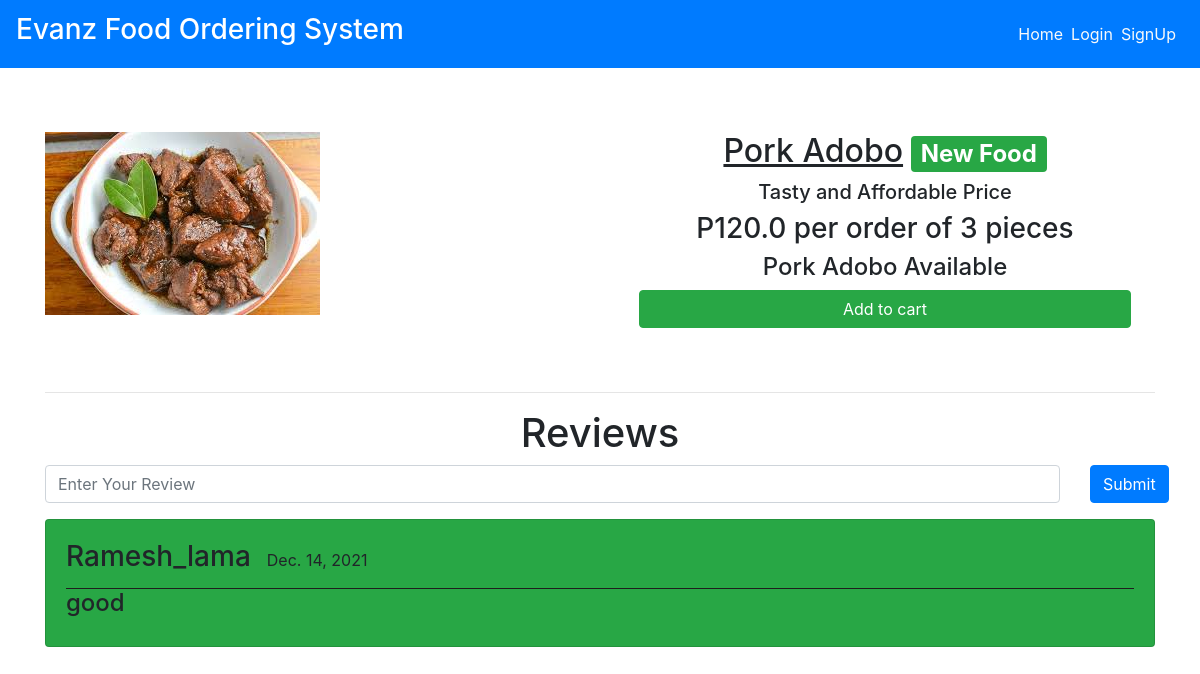
The app's page /dishes/Pork_Adobo with its own data.
### main/models.py (models this page shows, shortened)
class Item(models.Model):
    LABELS = (
        ('Best Selling Foods', 'Best Selling Foods'),
        ('New Food', 'New Food'),
        ('Spicy Foods🔥', 'Spicy Foods🔥'),
    )
    LABEL_COLOUR = (
        ('danger', 'danger'),
        ('success', 'success'),
        ('primary', 'primary'),
        ('info', 'info'),
        ('warning', 'warning'),
    )
    title = models.CharField(max_length=150)
    description = models.CharField(max_length=250,blank=True)
    price = models.FloatField()
    pieces = models.IntegerField(default=6)
    instructions = models.CharField(max_length=250,default="Available")
    image = models.ImageField(default='default.png', upload_to='images/')
    labels = models.CharField(max_length=25, choices=LABELS, blank=True)
    label_colour = models.CharField(max_length=15, choices=LABEL_COLOUR, blank=True)
    slug = models.SlugField(default="foods")
    created_by = models.ForeignKey(User, on_delete=models.CASCADE)

class Reviews(models.Model):
    user = models.ForeignKey(User, on_delete = models.CASCADE)
    item = models.ForeignKey(Item, on_delete = models.CASCADE)
    rslug = models.SlugField()
    review = models.TextField()
    posted_on = models.DateField(default=timezone.now)
    class Meta:
        verbose_name = 'Review'
        verbose_name_plural = 'Reviews'

### main/views.py (the view)
# urls.py: path('dishes/<slug>', views.menuDetail, name='dishes'),
def menuDetail(request, slug):
    item = Item.objects.filter(slug=slug).first()
    reviews = Reviews.objects.filter(rslug=slug).order_by('-id')[:7]
    context = {
        'item' : item,
        'reviews' : reviews,
    }
    return render(request, 'main/dishes.html', context)

### main/templates/main/dishes.html (shortened to what this page needs)
{% extends "main/layout.html" %}
{% block content %}
<div class="dishes">
  <main class="mt-3 pt-4 main">
    <div class="container dark-grey-text">
      <div class="row wow fadeIn">
        <div class="col-md-6 mb-4">
          <img src="{{ item.image.url }}" class="img-fluid mt-4" alt="">
        </div>
        <div class="col-md-6 mb-4 information">
          <div class="p-4 content">
            <div class="mt-0">
                <h2><u>{{ item.title }}</u><span class="badge badge-{{ item.label_colour }} ml-2">{{ item.labels }}</span></h2>
            </div>
            <div class="lead">
              {% if item.description %}
              <h5>{{ item.description }}</h5>
              {% endif %}
              <h3>P{{ item.price }} per order of {{ item.pieces}} pieces</h3>
              <h4>{{ item.instructions }}</h4>
            </div>
            <a href="{% url 'main:add-to-cart' item.slug %}" class="btn btn-success btn-md my-0 p">Add to cart</a>
          </div>
        </div>
      </div>
      <hr>
    </div>
  </main>
  <div class="container">
    <h1 class="text-center">Reviews</h1>
    <form action="{% url 'main:add_reviews' %}" method="POST" class="mb-3">
      <div class="row">
        <div class="col-sm-11">
          <input type="text" name="review" class="form-control" placeholder="Enter Your Review">
        </div>
        <div class="col-sm-1">
          <button type="submit" class="btn btn-primary">Submit</button>
        </div>
      </div>
    </form>
    {% for review in reviews %}
    <div class="main-reviews card bg-success mb-3">
      <div class="card-body">
        <div class="user_details" style="display: flex; border-bottom: 1px solid rgb(31, 30, 30);">
          <h3 class="mr-3">{{ review.user.username }} </h3>
          <p class="mt-2">{{ review.posted_on }}</p>
        </div>
          <h4>{{ review.review }}</h4>
      </div>
    </div>
    {% endfor %}
  </div>
</div>
{% endblock content %}

### main/static/main/styles.css (style rules this page uses)
.dishes .main .container .row img { max-width: 540px; max-height: 450px; width: fit-content; }
.dishes .main .container .row .content { display: flex; flex-direction: column; text-align: center; justify-content: center; }
.dishes .main .container .row .information { display: flex; flex-direction: column; text-align: center; justify-content: center; }

### records on screen
Item: image (picture), title "Pork Adobo", labels "New Food", description "Tasty and Affordable Price", price "120.0", pieces "3", instructions "Pork Adobo Available"
Reviews: user.username "Ramesh_lama", posted_on "Dec. 14, 2021", review "good"
